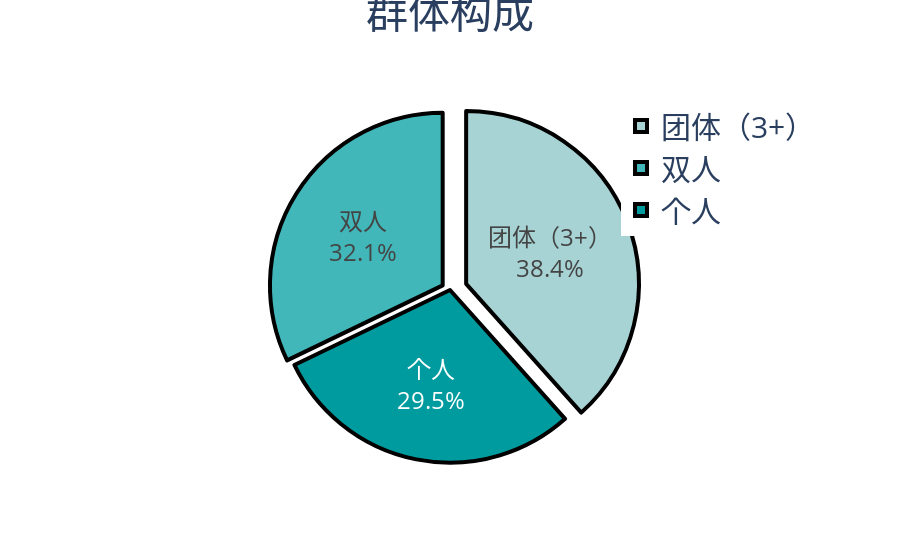

Notebook cell for this chart:
### Code cell
# 饼图-go
total = df.groupby(by="分组")["数据"].sum().reset_index()
name = total["分组"].tolist()
value = total["数据"].tolist()

fig = go.Figure(
    data=[
        go.Pie(
            labels=name,
            values=value,
            pull=[0, 0.05, 0.1],  # 拉出的距离, 可以设置多个，从最大值开始
        )
    ]
)


fig.update_layout(
    title={
        "text": "群体构成",
        "x": 0.5,
        "xanchor": "center",
        "y": 0.95,
        "yanchor": "bottom",
    },
    font={"size": 30},  # 标题字体大小
    legend={"x": 1, "y": 1, "xanchor": "right", "yanchor": "top"},
    uniformtext_minsize=8,  # 文本信息最小大小
    uniformtext_mode="hide",  # 文本信息显示模式
)


fig.update_traces(
    textposition="inside",  # 文本显示位置：[outside, inside, auto, none]
    textinfo="percent+label",  # 文本显示格式：[none, label, value, text, percent, name, current, current+label, current+value, current+text, label+percent, value+percent, text+percent, label+value, label+text, value+text, label+name, value+name, text+name, percent+value, percent+text, label+value+percent, label+percent+value, value+text+percent, label+text+percent, label+value+text, label+text+value, value+name+percent, value+percent+name, percent+name+value, percent+value+name, name+value, name+text, name+percent, name+label, percent+label, percent+name]
    insidetextorientation="horizontal",  # 文本显示方向：[horizontal, radial,tangential, auto]
    textfont={"size": 24},  # 标签文本字体大小
    hoverinfo="label+percent",  # 鼠标悬停显示格式：[none, label, value, text, percent, name, current, current+label, current+value, current+text, label+percent, value+percent, text+percent, label+value, label+text, value+text, label+name, value+name, text+name, percent+value, percent+text, label+value+percent, label+percent+value, value+text+percent, label+text+percent, label+value+text, label+text+value, value+name+percent, value+percent+name, percent+name+value, percent+value+name, name+value, name+text, name+percent, name+label, percent+label, percent+name]
    marker=dict(
        line=dict(color="#000000", width=4),  # 标签边框颜色
        colors=px.colors.diverging.Tropic,  # 标签颜色,
    ),
)
fig.write_html("test.html")
fig.show()

### Figure 1 — Plotly figure (JSON) as saved in the notebook; plotly's stock layout.template omitted (floating-point values rounded to 4 significant figures)
{"data": [{"hoverinfo": "label+percent", "insidetextorientation": "horizontal", "labels": ["个人", "双人", "团体（3+）"], "marker": {"colors": ["rgb(0, 155, 158)", "rgb(66, 183, 185)", "rgb(167, 211, 212)", "rgb(241, 241, 241)", "rgb(228, 193, 217)", "rgb(214, 145, 193)", "rgb(199, 93, 171)"], "line": {"color": "#000000", "width": 4}}, "pull": [0, 0.05, 0.1], "textfont": {"size": 24}, "textinfo": "percent+label", "textposition": "inside", "type": "pie", "values": [33, 36, 43]}], "layout": {"font": {"size": 30}, "legend": {"x": 1, "xanchor": "right", "y": 1, "yanchor": "top"}, "title": {"text": "群体构成", "x": 0.5, "xanchor": "center", "y": 0.95, "yanchor": "bottom"}, "uniformtext": {"minsize": 8, "mode": "hide"}}}
